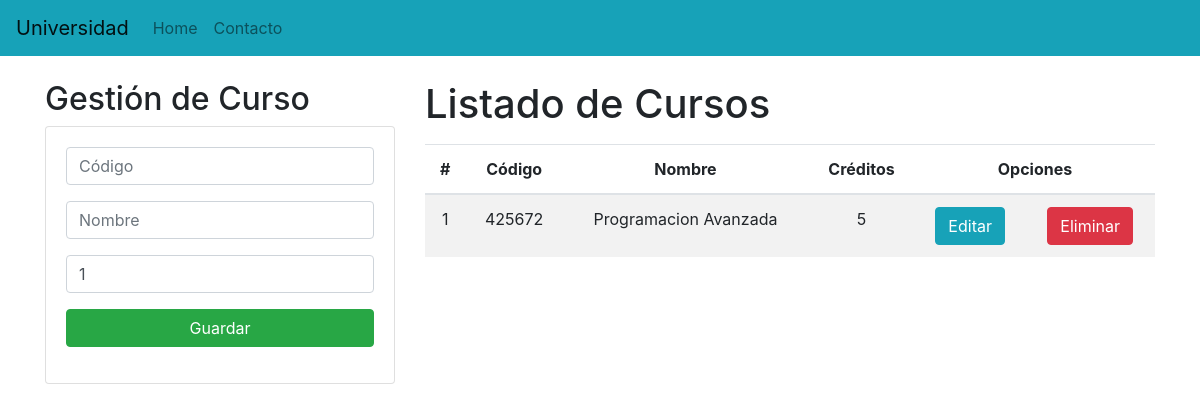
Before: / with the older database file.
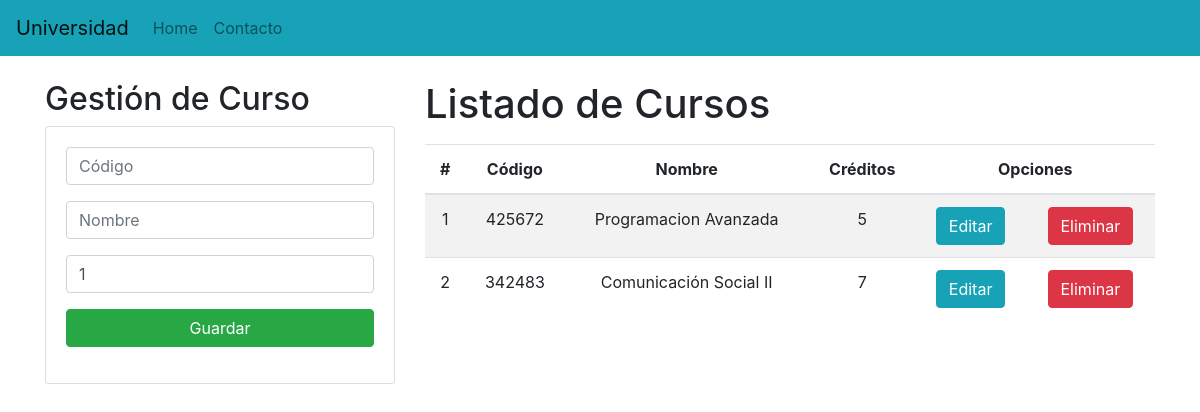
After: the same page with the newer database file.
### Aplicaciones/Academico/models.py (models this page shows, shortened)
class Curso(models.Model):
    codigo = models.CharField(primary_key=True, max_length=6)
    nombre = models.CharField(max_length=50)
    creditos = models.PositiveSmallIntegerField()

### Aplicaciones/Academico/views.py (the view)
# urls.py: path('', views.home),
def home(request):
    cursosListados = Curso.objects.all()
    return render(request, "gestionCursos.html", {"cursos":cursosListados})

### Aplicaciones/Academico/templates/gestionCursos.html (shortened to what this page needs)
{% extends "./base.html" %}
{% block body %}
<div class="row">
    <div class="col-sm-12 col-md-6 col-lg-4 col-xl-4">
        <h2>Gestión de Curso</h2>
        <div class="card">
            <div class="card-body">
                <form action="/registrarCurso/" method="POST">{% csrf_token %}
                    <div class="form-group">
                        <input type="text" id="txtCodigo" name="txtCodigo" class="form-control" placeholder="Código"
                            minlength="6" maxlength="6" required>
                    </div>
                    <div class="form-group">
                        <input type="text" id="txtNombre" name="txtNombre" class="form-control" placeholder="Nombre"
                            maxlength="50" required>
                    </div>
                    <div class="form-group">
                        <input type="text" id="numCreditos" name="numCreditos" class="form-control" min="1" max="9"
                            value="1" required>
                    </div>
                    <div class="form-group">
                        <button type="submit" class="btn btn-success btn-block text-white">Guardar</button>
                    </div>
                </form>
            </div>
        </div>
    </div>
    <div class="col-sm-12 col-md-6 col-lg-8 col-xl-8">
        <h1>Listado de Cursos</h1>
        <div class="table-responsive py-2">
            <table class="table table-striped">
                <thead>
                    <tr>
                        <th>#</th>
                        <th>Código</th>
                        <th>Nombre</th>
                        <th>Créditos</th>
                        <th colspan="2">Opciones</th>
                    </tr>
                </thead>
                <tbody>
                    {% for c in cursos %}
                    <tr>
                        <td>{{forloop.counter}}</td>
                        <td>{{c.codigo}}</td>
                        <td>{{c.nombre}}</td>
                        <td>{{c.creditos}}</td>
                        <td><a href="edicionCurso/{{c.codigo}}" class="btn btn-info">Editar</a></td>
                        <td><a href="eliminarCurso/{{c.codigo}}" class="btn btn-danger btnEliminacion">Eliminar</a></td>
                    </tr>
                    {% endfor %}
                </tbody>
            </table>
        </div>
    </div>
</div>
{% endblock %}

### Aplicaciones/Academico/templates/base.html (shortened to what this page needs)
<!DOCTYPE html>
<html lang="en">
<head>
    {% load static %}
    <link rel="stylesheet" href="https://cdn.jsdelivr.net/npm/bootstrap@4.5.3/dist/css/bootstrap.min.css"
>
    <link rel="stylesheet" href="{% static 'css/gestionCursos.css' %}">
</head>
<body>
    <nav class="navbar navbar-expand-lg navbar-light bg-info">
        <a class="navbar-brand" href="#">Universidad</a>
        <div class="collapse navbar-collapse" id="navbarNav">
            <ul class="navbar-nav">
                <li class="nav-item">
                    <a class="nav-link" href="#">Home <span class="sr-only">(current)</span></a>
                </li>
                <li class="nav-item">
                    <a class="nav-link" href="#">Contacto</a>
                </li>
            </ul>
        </div>
    </nav>
    <div class="container py-4">
        {% block body %}
        {% endblock %}
    </div>
</body>
</html>

### Aplicaciones/Academico/static/css/gestionCursos.css (style rules this page uses)
th, td { text-align: center; vertical-align: middle; }

Changed rows visible on the page:
added Curso: codigo "342483", nombre "Comunicación Social II", creditos "7"
